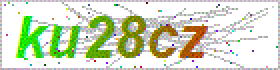
#> input picture 驗證碼/captcha.png, 140 x 35 px (shown 2 times larger)
$ jupyter execute --allow-errors '驗證碼（homework）.ipynb'
#> lines starting #> are read from the running program, lines starting #| are printed output that depends on the picture
## 驗證碼圖片使用預先儲存好的（之後有空可以試著串聯網路爬蟲）

[cell 1]
from PIL import Image, ImageEnhance
import pytesseract

[cell 2]
im = Image.open('captcha.png')
#> im is the input picture: PIL image 140x35 P; mean R, G, B, A 211.6, 220.5, 195.2, 255
im = im.convert("RGBA")

[cell 3]
im=ImageEnhance.Contrast(im).enhance(3.0)
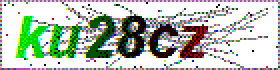
#> im: PIL image 140x35 RGBA (shown 2 times larger); mean R, G, B, A 184.7, 194.7, 181.1, 255

[cell 4]
im = ImageEnhance.Brightness(im).enhance(35.0)  #增加亮度，但也不能太亮
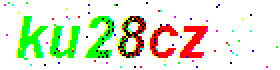
#> im: PIL image 140x35 RGBA (shown 2 times larger); mean R, G, B, A 224.9, 233, 208.8, 255
im = ImageEnhance.Color(im).enhance(0.1)
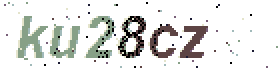
#> im: PIL image 140x35 RGBA (shown 2 times larger); mean R, G, B, A 227.5, 228.3, 225.9, 255
im.show()
